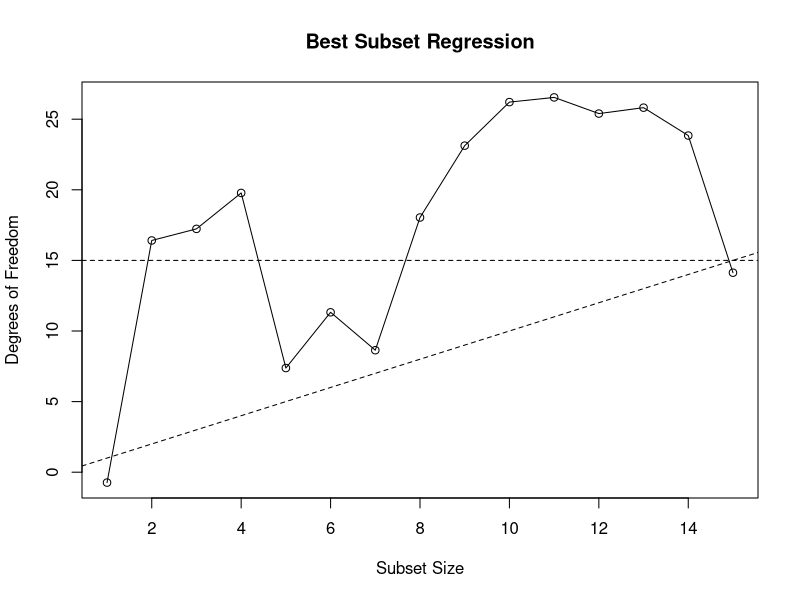
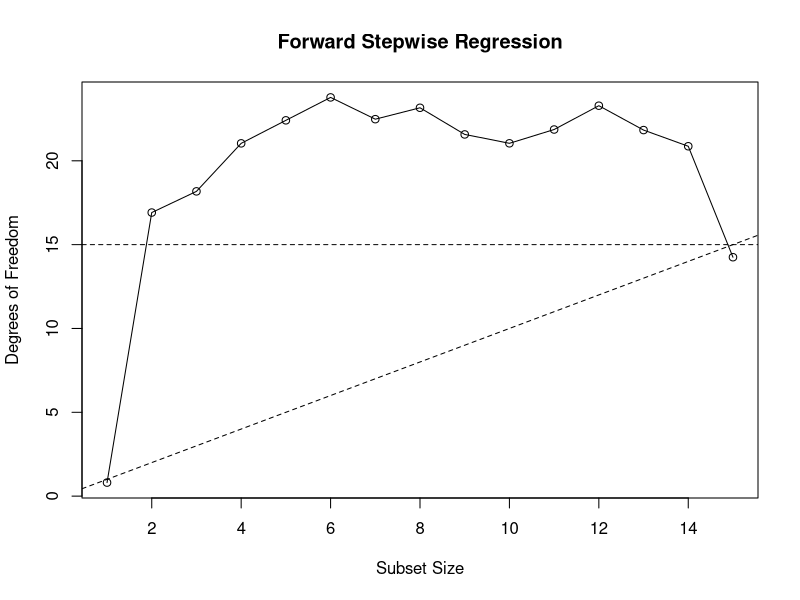
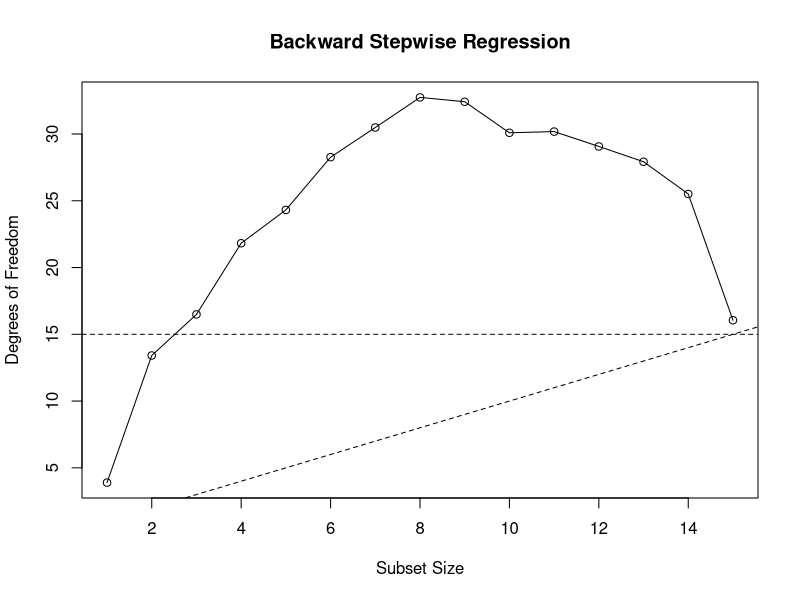

The R source for these figures, in order: (Note: this script raises an error after producing the figures.)
library(leaps)

# Example 1 Subset selection -----
n <- 50
p <- 15
set.seed(1)
X <- matrix(rnorm(n*p), n, p)
beta <- rep(1, p)
mu <- scale(X %*% beta) * 7

re <- 1000
result <- matrix(0, re, p)
for(r in 1:re){
  y <- mu + rnorm(n)
  reg <- regsubsets(X, y, nvmax = p, intercept = F)
  for(i in 1:p){
    betahat <- coef(reg, i)
    yhat <- X[, which(letters %in% names(betahat)), drop = F] %*% betahat
    result[r, i] <- sum((y - mu) * yhat)
  }
  print(r)
}
plot(colMeans(result), type = 'o', ylab = 'Degrees of Freedom', xlab = 'Subset Size', main = 'Best Subset Regression')
abline(0, 1, lty = 2)
abline(h = 15, lty = 2)

re <- 1000
result <- matrix(0, re, p)
for(r in 1:re){
  y <- mu + rnorm(n)
  reg <- regsubsets(X, y, nvmax = p, intercept = F, method = 'forward')
  for(i in 1:p){
    betahat <- coef(reg, i)
    yhat <- X[, which(letters %in% names(betahat)), drop = F] %*% betahat
    result[r, i] <- sum((y - mu) * yhat)
  }
  print(r)
}
plot(colMeans(result), type = 'o', ylab = 'Degrees of Freedom', xlab = 'Subset Size', main = 'Forward Stepwise Regression')
abline(0, 1, lty = 2)
abline(h = 15, lty = 2)

re <- 1000
result <- matrix(0, re, p)
for(r in 1:re){
  y <- mu + rnorm(n)
  reg <- regsubsets(X, y, nvmax = p, intercept = F, method = 'backward')
  for(i in 1:p){
    betahat <- coef(reg, i)
    yhat <- X[, which(letters %in% names(betahat)), drop = F] %*% betahat
    result[r, i] <- sum((y - mu) * yhat)
  }
  print(r)
}
plot(colMeans(result), type = 'o', ylab = 'Degrees of Freedom', xlab = 'Subset Size', main = 'Backward Stepwise Regression')
abline(0, 1, lty = 2)
abline(h = 15, lty = 2)


# Example 2 Lasso -----
n <- 2
p <- 2
re <- 1000
X <- matrix(c(0, 2, 1, -5), n, p)
beta <- c(-6, -1)
y <- matrix(0, 2, re)
l1 <- seq(0, 6, 0.05) # l1 constraint
path <- matrix(0, p, length(l1))
yhat <- array(0, dim = c(n, length(l1), re))

set.seed(1)
for(r in 1:re){
  y[, r] <- X %*% beta + rnorm(n) * 0.03
  reg <- glmnet(X, y[, r], lambda = exp(seq(-5, 3, 0.001)), intercept = F, standardize = F)
  path[1, ] <- approx(colSums(abs(reg$beta)), reg$beta[1, ], xout = l1)$y # interpolation
  path[2, ] <- approx(colSums(abs(reg$beta)), reg$beta[2, ], xout = l1)$y
  yhat[, , r] <- X %*% path
  print(r)
}
plot(l1, path[1, ], type = 'l', ylim = c(-6, 1), xlab = 'L1 constraint', ylab = 'Coefficient', main = 'Lasso Solution path')
lines(l1, path[2, ])
abline(h = 0, lty = 2)
abline(v = l1[68], lty = 2)
abline(v = l1[69], lty = 2)

df <- matrix(0, length(l1), 10)
for(l in 1:length(l1)){
  for(i in 1:10){
  ind <- ((i-1)*100+1):(i*100)
  df[l, i] <- (1/0.03^2) * (cov(y[1, ind], yhat[1, l, ind]) + cov(y[2, ind], yhat[2, l, ind]))
  }
}
df <- rowMeans(df)
plot(l1, df, type = 'l', xlab = 'L1 constraint', ylab = 'Degrees of Freedom', main = 'Lasso Regression')
abline(v = l1[68], lty = 2)
abline(v = l1[69], lty = 2)


# Example 3 Unbounded ----
A <- 1e4
X <- diag(A, 2)
beta <- c(1, 1)
re <- 1e5
set.seed(1)
y <- A + matrix(rnorm(2*re), re, 2)
yhat <- t(apply(y, 1, function(x) x*(x > mean(x))))
df <- mean(apply(((y - A) * yhat), 1, sum))
std <- sqrt(var(apply(((y - A) * yhat), 1, sum)) / B)
c(df, std)
